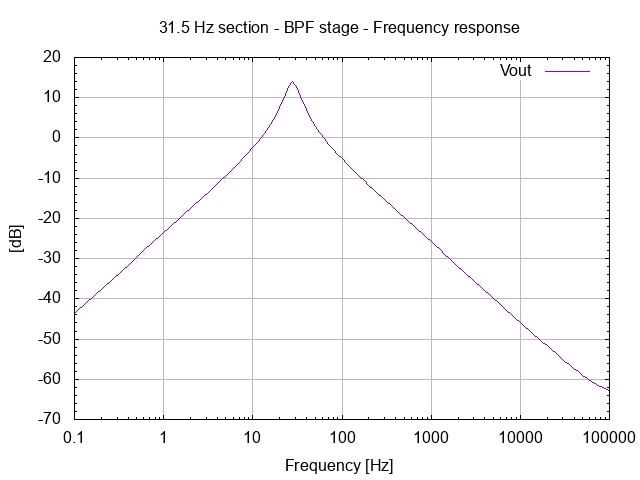

Recreate this plot in gnuplot.
# setup terminal
set term png

# setup graph
set output "26.006.00.00.01.png"
set title "31.5 Hz section - BPF stage - Frequency response"

# setup Y-axis
set grid ytics lt 1 lw 1 lc rgb "#bbbbbb"
set mytics
set ylabel "[dB]"

#setup X-axis
set logscale x 10
set grid xtics lt 1 lw 1 lc rgb "#bbbbbb"
set xlabel "Frequency [Hz]"

# setup plot style
set style data lines
plot '26.006.00.00.01.dat' using 1:2 title "Vout"

# set output back to default
set output

# reset terminal type
set terminal pop
